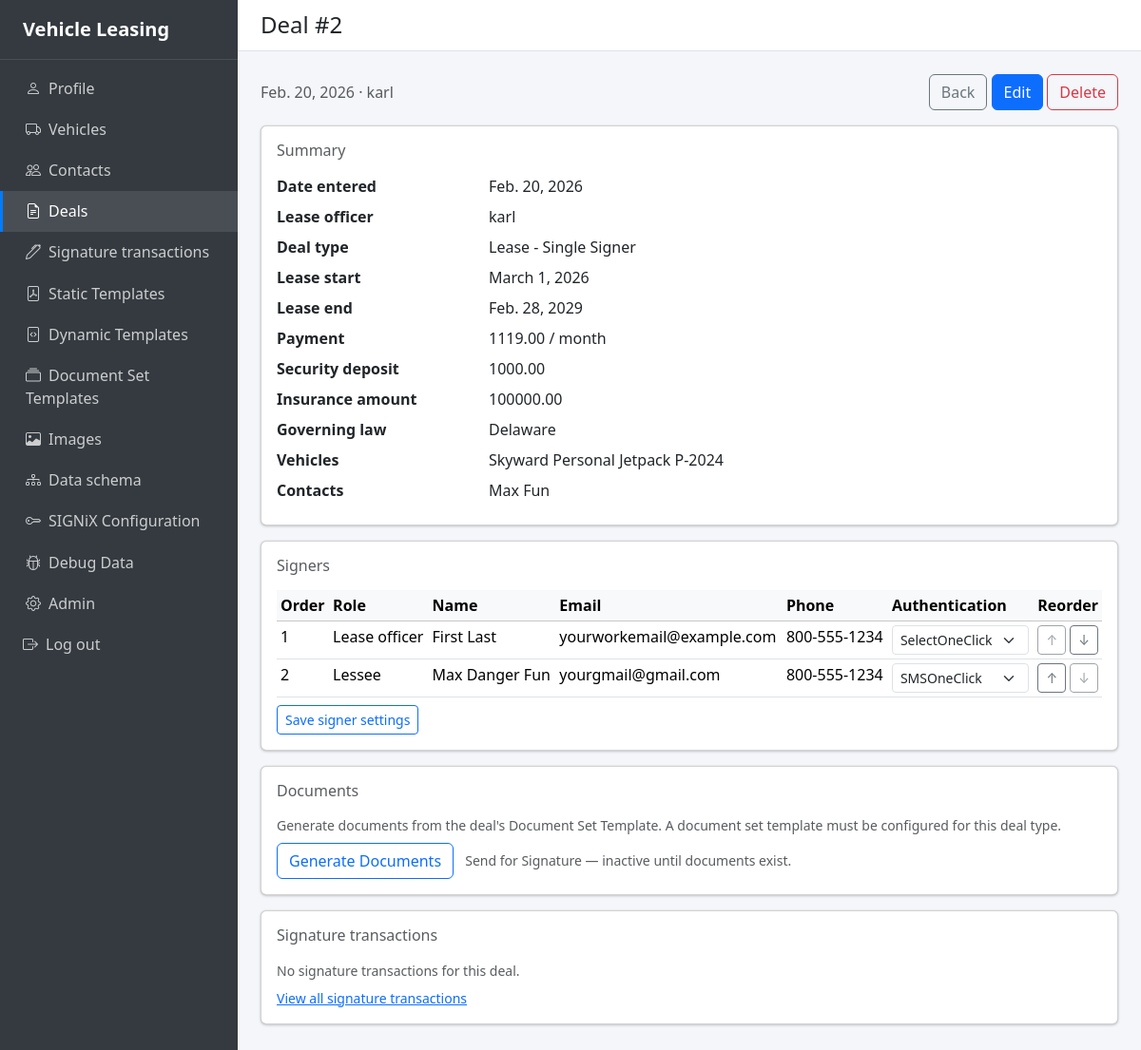
/deals/2/ (signed in), run on the app's committed database.
### apps/deals/models.py (models this page shows, shortened)
class Deal(models.Model):
    lease_officer = models.ForeignKey(
        settings.AUTH_USER_MODEL,
        on_delete=models.CASCADE,
        related_name="deals",
    )
    deal_type = models.ForeignKey(
        DealType,
        on_delete=models.PROTECT,
        related_name="deals",
        null=True,
        blank=True,
    )
    vehicles = models.ManyToManyField(Vehicle, blank=True, related_name="deals")
    contacts = models.ManyToManyField(Contact, blank=True, related_name="deals")
    date_entered = models.DateField()
    lease_start_date = models.DateField()
    lease_end_date = models.DateField()
    payment_amount = models.DecimalField(max_digits=12, decimal_places=2)
    payment_period = models.CharField(max_length=20, default="month")
    security_deposit = models.DecimalField(
        max_digits=12, decimal_places=2, default=Decimal("0")
    )
    insurance_amount = models.DecimalField(
        max_digits=12, decimal_places=2, default=Decimal("0")
    )
    governing_law = models.CharField(max_length=100, default="Delaware")
    signer_order = models.JSONField(null=True, blank=True)
    signer_authentication = models.JSONField(null=True, blank=True)
    class Meta:
        verbose_name = "Deal"
        verbose_name_plural = "Deals"
        ordering = ["-date_entered", "-id"]

class DealType(models.Model):
    name = models.CharField(max_length=100, unique=True)
    class Meta:
        verbose_name = "Deal Type"
        verbose_name_plural = "Deal Types"

### apps/vehicles/models.py (models this page shows, shortened)
class Vehicle(models.Model):
    sku = models.CharField(max_length=200)
    year = models.CharField(max_length=10)
    jpin = models.CharField(max_length=50, unique=True)
    class Meta:
        verbose_name = "Vehicle"
        verbose_name_plural = "Vehicles"

### apps/contacts/models.py (models this page shows, shortened)
class Contact(models.Model):
    first_name = models.CharField(max_length=150)
    middle_name = models.CharField(max_length=150, blank=True)
    last_name = models.CharField(max_length=150)
    email = models.EmailField(max_length=254)
    phone_number = models.CharField(max_length=30)
    class Meta:
        verbose_name = "Contact"
        verbose_name_plural = "Contacts"

### apps/users/models.py (models this page shows, shortened)
class LeaseOfficerProfile(models.Model):
    user = models.OneToOneField(
        settings.AUTH_USER_MODEL,
        on_delete=models.CASCADE,
        related_name="lease_officer_profile",
    )
    first_name = models.CharField(max_length=150)
    last_name = models.CharField(max_length=150)
    phone_number = models.CharField(max_length=30)
    email = models.EmailField()
    timezone = models.CharField(
        max_length=63,
        choices=TIMEZONE_CHOICES,
        default=DEFAULT_TIMEZONE,
        help_text="Timezone for displaying dates and times in the app (e.g. Eastern).",
    )
    class Meta:
        verbose_name = "Lease officer profile"
        verbose_name_plural = "Lease officer profiles"

### apps/deals/views.py (the view)
# urls.py: path("<int:pk>/", views.deal_detail, name="deal_detail"),
@login_required
def deal_detail(request, pk):
    deal = get_object_or_404(
        Deal.objects.select_related("lease_officer", "deal_type").prefetch_related(
            "vehicles", "contacts", "document_sets__document_set_template", "document_sets__instances__versions"
        ),
        pk=pk,
    )
    document_set = deal.document_sets.first()
    can_generate = can_generate_documents(deal)
    open_signing_url = None
    if "signix_open_signing_url" in request.session:
        open_signing_url = request.session.pop("signix_open_signing_url")
    return render(
        request,
        "deals/deal_detail.html",
        _deal_detail_context(deal, document_set, can_generate, open_signing_url=open_signing_url),
    )

### templates/deals/deal_detail.html (shortened to what this page needs)
{% extends "base.html" %}
{% block content_header %}Deal #{{ deal.id }}{% endblock %}
{% block content %}
<div class="d-flex justify-content-between align-items-center mb-3">
  <span class="text-muted">{{ deal.date_entered }} · {{ deal.lease_officer.get_username }}</span>
  <div>
    <a href="{% url 'deals:deal_list' %}" class="btn btn-outline-secondary">Back</a>
    <a href="{% url 'deals:deal_edit' deal.pk %}" class="btn btn-primary">Edit</a>
    <a href="{% url 'deals:deal_delete_confirm' deal.pk %}" class="btn btn-outline-danger">Delete</a>
  </div>
</div>
<div class="card mb-3">
  <div class="card-body">
    <h6 class="text-muted mb-3">Summary</h6>
    <dl class="row mb-0">
      <dt class="col-sm-3">Date entered</dt>
      <dd class="col-sm-9">{{ deal.date_entered }}</dd>
      <dt class="col-sm-3">Lease officer</dt>
      <dd class="col-sm-9">{{ deal.lease_officer.get_username }}</dd>
      <dt class="col-sm-3">Deal type</dt>
      <dd class="col-sm-9">{{ deal.deal_type.name|default:"—" }}</dd>
      <dt class="col-sm-3">Lease start</dt>
      <dd class="col-sm-9">{{ deal.lease_start_date }}</dd>
      <dt class="col-sm-3">Lease end</dt>
      <dd class="col-sm-9">{{ deal.lease_end_date }}</dd>
      <dt class="col-sm-3">Payment</dt>
      <dd class="col-sm-9">{{ deal.payment_amount }} / {{ deal.payment_period }}</dd>
      <dt class="col-sm-3">Security deposit</dt>
      <dd class="col-sm-9">{{ deal.security_deposit }}</dd>
      <dt class="col-sm-3">Insurance amount</dt>
      <dd class="col-sm-9">{{ deal.insurance_amount }}</dd>
      <dt class="col-sm-3">Governing law</dt>
      <dd class="col-sm-9">{{ deal.governing_law }}</dd>
      <dt class="col-sm-3">Vehicles</dt>
      <dd class="col-sm-9">
        {% if deal.vehicles.all %}
          {% for v in deal.vehicles.all %}{{ v.sku }}{% if not forloop.last %}, {% endif %}{% endfor %}
        {% else %}
          <span class="text-muted">None</span>
        {% endif %}
      </dd>
      <dt class="col-sm-3">Contacts</dt>
      <dd class="col-sm-9">
        {% if deal.contacts.all %}
          {% for c in deal.contacts.all %}{{ c.first_name }} {{ c.last_name }}{% if not forloop.last %}, {% endif %}{% endfor %}
        {% else %}
          <span class="text-muted">None</span>
        {% endif %}
      </dd>
    </dl>
  </div>
</div>
{% if signers %}
<div class="card mb-3">
  <div class="card-body">
    <h6 class="text-muted mb-3">Signers</h6>
    <div class="table-responsive">
      <table class="table table-sm table-hover mb-0">
        <thead class="table-light">
          <tr>
            <th>Order</th>
            <th>Role</th>
            <th>Name</th>
            <th>Email</th>
            <th class="d-none d-md-table-cell">Phone</th>
            <th>Authentication</th>
            <th class="text-end">Reorder</th>
          </tr>
        </thead>
        <tbody>
          {% for s in signers %}
          <tr>
            <td>{{ s.order_index }}</td>
            <td>{{ s.role_label }}</td>
            <td>
              {% if s.person %}
                {{ s.person.first_name }}{% if s.person.middle_name %} {{ s.person.middle_name }}{% endif %} {{ s.person.last_name }}
              {% else %}
                <span class="text-muted">— No contact —</span>
              {% endif %}
            </td>
            <td>{% if s.person %}{{ s.person.email }}{% else %}<span class="text-muted">—</span>{% endif %}</td>
            <td class="d-none d-md-table-cell">{% if s.person %}{{ s.person.phone|default:"—" }}{% else %}<span class="text-muted">—</span>{% endif %}</td>
            <td>
              <select name="auth_{{ s.slot }}" class="form-select form-select-sm" form="signers-auth-form">
                {% for value, label in auth_choices %}
                <option value="{{ value }}" {% if s.auth == value %}selected{% endif %}>{{ label }}</option>
                {% endfor %}
              </select>
            </td>
            <td class="text-end">
              <form method="post" action="{% url 'deals:deal_signers_reorder' deal.pk %}" class="d-inline">
                <button type="submit" name="action" value="move_up" class="btn btn-outline-secondary btn-sm" {% if forloop.first %}disabled{% endif %} title="Move up">↑</button>
                <button type="submit" name="action" value="move_down" class="btn btn-outline-secondary btn-sm" {% if forloop.last %}disabled{% endif %} title="Move down">↓</button>
              </form>
            </td>
          </tr>
          {% endfor %}
        </tbody>
      </table>
    </div>
    <div class="mt-2">
      <button type="submit" form="signers-auth-form" class="btn btn-outline-primary btn-sm">Save signer settings</button>
    </div>
  </div>
</div>
{% endif %}
<div class="card mb-3">
  <div class="card-body">
    <h6 class="text-muted mb-3">Documents</h6>
    {% if document_set %}
    <div class="d-flex justify-content-between align-items-center mb-2">
      <span class="text-muted small">Document set exists. Regenerate to create new versions; Delete removes the set.</span>
      <div>
        <form method="post" action="{% url 'deals:deal_regenerate_documents' deal.pk %}" class="d-inline">
          {% csrf_token %}
          <button type="submit" class="btn btn-outline-secondary btn-sm">Regenerate Documents</button>
        </form>
        <form method="post" action="{% url 'deals:deal_delete_document_set' deal.pk %}" class="d-inline ms-1">
          {% csrf_token %}
          <button type="submit" class="btn btn-outline-danger btn-sm">Delete Document Set</button>
        </form>
        <form method="post" action="{% url 'deals:deal_send_for_signature' deal.pk %}" class="d-inline ms-1">
          {% csrf_token %}
          <button type="submit" class="btn btn-outline-primary btn-sm" {% if not can_send_for_signature %}disabled{% endif %} title="{% if not can_send_for_signature %}{{ cannot_send_for_signature_reason }}{% endif %}">Send for Signature</button>
        </form>
      </div>
    </div>
    <div class="table-responsive">
      <table class="table table-sm table-hover mb-0">
        <thead class="table-light">
          <tr>
            <th>Document</th>
            <th>Latest version</th>
            <th class="text-end">Actions</th>
          </tr>
        </thead>
        <tbody>
          {% for instance in document_set.instances.all %}
          <tr>
            <td>
              {% if instance.source_document_template %}
                {{ instance.source_document_template.ref_id|default:instance.source_document_template.description|default:"—" }}
              {% else %}
                <span class="text-muted">—</span>
              {% endif %}
            </td>
            <td>
              {% with version=instance.versions.first %}
              {% if version %}
                v{{ version.version_number }} · {{ version.status }} · {{ version.created_at|date:"M j, Y" }}
              {% else %}
                <span class="text-muted">—</span>
              {% endif %}
              {% endwith %}
            </td>
            <td class="text-end">
              {% with version=instance.versions.first %}
              {% if version %}
                {% if version.file %}
                <a href="{% url 'documents:document_version_view' version.pk %}" class="btn btn-link btn-sm p-0" target="_blank" rel="noopener noreferrer">View latest</a>
                <a href="{% url 'documents:document_version_download' version.pk %}" class="btn btn-link btn-sm p-0 ms-1">Download latest</a>
                {% endif %}
                <a href="{% url 'documents:document_instance_detail' instance.pk %}" class="btn btn-link btn-sm p-0 ms-1">View all versions</a>
              {% else %}
                <span class="text-muted small">—</span>
              {% endif %}
              {% endwith %}
            </td>
          </tr>
          {% empty %}
          <tr>
            <td colspan="3" class="text-center text-muted py-3">No documents in this set.</td>
          </tr>
          {% endfor %}
        </tbody>
      </table>
    </div>
    {% else %}
    <p class="text-muted small mb-2">Generate documents from the deal's Document Set Template. A document set template must be configured for this deal type.</p>
    <form method="post" action="{% url 'deals:deal_generate_documents' deal.pk %}" class="d-inline">
      <button type="submit" class="btn btn-outline-primary" {% if not can_generate %}disabled{% endif %} title="{% if not can_generate %}{{ cannot_generate_reason }}{% endif %}">Generate Documents</button>
    </form>
    {% if not can_generate and cannot_generate_reason %}
    <span class="text-muted small ms-2">{{ cannot_generate_reason }}</span>
    {% else %}
    <span class="text-muted small ms-2">Send for Signature — inactive until documents exist.</span>
    {% endif %}
    {% endif %}
  </div>
</div>
<div class="card mb-3">
  <div class="card-body">
    <h6 class="text-muted mb-3">Signature transactions</h6>
    {% if signature_transactions %}
    <div class="d-flex justify-content-between align-items-center mb-2">
      <a href="{% url 'deals:signature_transaction_list' %}" class="text-muted small">View all signature transactions</a>
      <a href="{% url 'deals:deal_signature_transaction_delete_all' deal.pk %}" class="btn btn-outline-danger btn-sm">Delete Transaction History</a>
    </div>
    <div class="table-responsive">
      <table class="table table-sm table-hover mb-0">
        <thead class="table-light">
          <tr>
            <th>Submitted at</th>
            <th>SIGNiX DocumentSetID</th>
            <th>Status</th>
            <th>Signers</th>
            <th>Status updated</th>
            <th class="text-end">View</th>
            <th class="text-end">Open signing</th>
          </tr>
        </thead>
        <tbody>
          {% for t in signature_transactions %}
          <tr>
            <td>{{ t.submitted_at|date:"M j, Y g:i A" }}</td>
            <td>{{ t.signix_document_set_id }}</td>
            <td>{{ t.status }}</td>
            <td>{{ t.signers_display }}</td>
            <td>{{ t.status_updated_display }}</td>
            <td class="text-end">
              <a href="{% url 'deals:signature_transaction_detail' t.pk %}" class="btn btn-sm btn-outline-secondary">View</a>
            </td>
            <td class="text-end">
              {% if t.first_signing_url %}
                {% if t.status == "Submitted" or t.status == "In Progress" %}
                  <a href="{{ t.first_signing_url }}" target="_blank" rel="noopener noreferrer" class="btn btn-sm btn-outline-primary">Open signing</a>
                {% else %}
                  —
                {% endif %}
              {% else %}
                —
              {% endif %}
            </td>
          </tr>
          {% endfor %}
        </tbody>
      </table>
    </div>
    {% else %}
    <p class="text-muted small mb-0">No signature transactions for this deal.</p>
    <p class="mt-2 mb-0 small">
      <a href="{% url 'deals:signature_transaction_list' %}">View all signature transactions</a>
    </p>
    {% endif %}
  </div>
</div>
{% endblock %}

### data on the page
Deal: id "2", date_entered "Feb. 20, 2026", lease_officer.get_username "karl", deal_type.name "Lease - Single Signer", lease_start_date "March 1, 2026", lease_end_date "Feb. 28, 2029", payment_amount "1119.00", payment_period "month", security_deposit "1000.00", insurance_amount "100000.00", governing_law "Delaware"
Vehicle: sku "Skyward Personal Jetpack P-2024"
Contact: first_name "Max", last_name "Fun", person.first_name "Max", person.middle_name "Danger", person.last_name "Fun", person.email "yourgmail@gmail.com", person.phone "800-555-1234"
LeaseOfficerProfile: person.first_name "First", person.last_name "Last", person.email "yourworkemail@example.com", person.phone "800-555-1234"

### other printed values
{{ s.order_index }} "1" "2"
{{ s.role_label }} "Lease officer" "Lessee"
form field value "SelectOneClick"
form field value "SMSOneClick"
